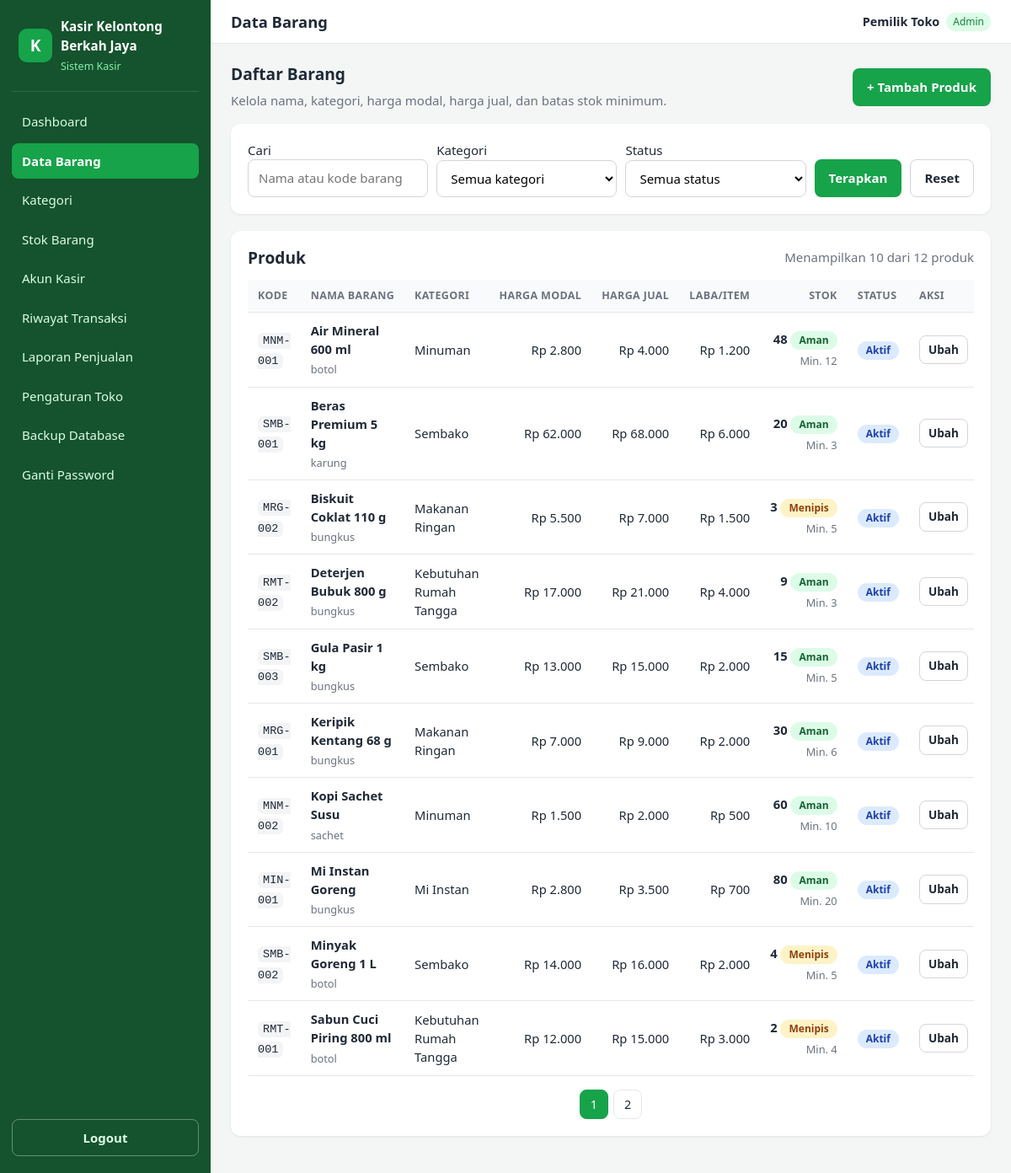
/admin/produk/index.php (signed in), run on the app's committed database.
### tables this page shows
CREATE TABLE users (
    id INT UNSIGNED NOT NULL AUTO_INCREMENT,
    username VARCHAR(50) NOT NULL,
    password VARCHAR(255) NOT NULL,  
    nama_lengkap VARCHAR(100) NOT NULL,
    role ENUM('admin', 'kasir') NOT NULL DEFAULT 'kasir',
    is_active TINYINT(1) NOT NULL DEFAULT 1,
    created_at DATETIME NOT NULL DEFAULT CURRENT_TIMESTAMP,
    updated_at DATETIME NULL ON UPDATE CURRENT_TIMESTAMP,
    PRIMARY KEY (id),
    CONSTRAINT uq_users_username UNIQUE (username)
);

CREATE TABLE products (
    id INT UNSIGNED NOT NULL AUTO_INCREMENT,
    kode_barang VARCHAR(30) NOT NULL,
    nama_barang VARCHAR(150) NOT NULL,
    category_id INT UNSIGNED NULL,
    satuan VARCHAR(20) NOT NULL DEFAULT 'pcs',
    harga_modal DECIMAL(12, 2) NOT NULL DEFAULT 0,
    harga_jual DECIMAL(12, 2) NOT NULL DEFAULT 0,
    stok INT NOT NULL DEFAULT 0,
    stok_minimum INT NOT NULL DEFAULT 5,
    is_active TINYINT(1) NOT NULL DEFAULT 1,
    created_at DATETIME NOT NULL DEFAULT CURRENT_TIMESTAMP,
    updated_at DATETIME NULL ON UPDATE CURRENT_TIMESTAMP,
    PRIMARY KEY (id),
    CONSTRAINT uq_products_kode UNIQUE (kode_barang),
    CONSTRAINT chk_products_harga CHECK (
        harga_modal >= 0
        AND harga_jual >= 0
    ),
    CONSTRAINT chk_products_stok CHECK (
        stok >= 0
        AND stok_minimum >= 0
    ),
    CONSTRAINT fk_products_category FOREIGN KEY (category_id) REFERENCES categories (id) ON DELETE SET NULL ON UPDATE CASCADE
);

CREATE TABLE categories (
    id INT UNSIGNED NOT NULL AUTO_INCREMENT,
    nama_kategori VARCHAR(100) NOT NULL,
    created_at DATETIME NOT NULL DEFAULT CURRENT_TIMESTAMP,
    PRIMARY KEY (id),
    CONSTRAINT uq_categories_nama UNIQUE (nama_kategori)
);

### config/database.php (called while the page is built, shortened)
<?php
function db(): PDO
{
    static $pdo = null;
    if ($pdo instanceof PDO) {
        return $pdo;
    }
    $dsn = 'mysql:host=' . DB_HOST . ';dbname=' . DB_NAME . ';charset=' . DB_CHARSET;
    $options = [
        PDO::ATTR_ERRMODE            => PDO::ERRMODE_EXCEPTION,
        PDO::ATTR_DEFAULT_FETCH_MODE => PDO::FETCH_ASSOC,
        PDO::ATTR_EMULATE_PREPARES   => false,
    ];
    try {
        $pdo = new PDO($dsn, DB_USER, DB_PASS, $options);
    } catch (PDOException $e) {
        error_log('[DB] Koneksi gagal: ' . $e->getMessage());
        http_response_code(500);
        exit('Koneksi database gagal. Pastikan MySQL di Laragon sudah berjalan dan pengaturan di config/database.php sudah benar.');
    }
    return $pdo;
}

### includes/auth.php (called while the page is built, shortened)
<?php
function current_user(): ?array
{
    static $cache = null;
    if ($cache !== null) {
        return $cache;
    }
    $id = $_SESSION['user_id'] ?? null;
    $stmt = db()->prepare(
        'SELECT id, username, nama_lengkap, role, is_active
           FROM users
          WHERE id = ?
          LIMIT 1'
    );
    $stmt->execute([(int) $id]);
    $row = $stmt->fetch();
    $cache = $row;
    return $cache;
}
function is_logged_in(): bool
{
    return current_user() !== null;
}
function require_login(): void
{
    if (!is_logged_in()) {
        $expired = !empty($_SESSION['session_expired']);
        unset($_SESSION['session_expired']);
        set_flash('info', $expired
            ? 'Sesi Anda berakhir karena tidak ada aktivitas. Silakan login kembali.'
            : 'Silakan login terlebih dahulu.');
        redirect('auth/login.php');
    }
}
function require_role(string ...$roles): void
{
    require_login();
}

### admin/produk/index.php (the view, shortened to what this page needs)
<?php
require_role(ROLE_ADMIN);
$pageTitle  = 'Data Barang';
$pdo         = db();
$perPage     = 10;
$q          = mb_substr(trim((string) ($_GET['q'] ?? '')), 0, 100);
$kategoriId = (int) ($_GET['kategori'] ?? 0);
$status     = (string) ($_GET['status'] ?? '');
$page = max(1, (int) ($_GET['page'] ?? 1));
$where  = ['1 = 1'];
$params = [];
$sqlDari = ' FROM products p
             LEFT JOIN categories k ON k.id = p.category_id
            WHERE ' . implode(' AND ', $where);
$stmt = $pdo->prepare('SELECT COUNT(*)' . $sqlDari);
$stmt->execute($params);
$total = (int) $stmt->fetchColumn();
$pg = paginate_info($total, $perPage, $page);
$stmt = $pdo->prepare(
    'SELECT p.*, k.nama_kategori' . $sqlDari
    . ' ORDER BY p.nama_barang ASC LIMIT ' . $pg['per_page'] . ' OFFSET ' . $pg['offset']
);
$stmt->execute($params);
$produkList = $stmt->fetchAll();
$queryFilter = array_filter([
    'q'        => $q,
    'kategori' => $kategoriId > 0 ? $kategoriId : '',
    'status'   => $status,
], fn ($v) => $v !== '');
require __DIR__ . '/../../includes/header.php';
?>
<div class="page-header">
    <div>
        <h2>Daftar Barang</h2>
        <p class="muted">Kelola nama, kategori, harga modal, harga jual, dan batas stok minimum.</p>
    </div>
    <a class="btn btn-primary" href="<?= e(url('admin/produk/form.php')) ?>">+ Tambah Produk</a>
</div>
<form method="get" action="<?= e(url('admin/produk/index.php')) ?>" class="card filter-bar">
    <div>
        <label for="q">Cari</label>
        <input type="text" id="q" name="q" value="<?= e($q) ?>" maxlength="100"
               placeholder="Nama atau kode barang">
    </div>
    <div>
        <label for="kategori">Kategori</label>
        <select id="kategori" name="kategori">
            <option value="">Semua kategori</option>
        </select>
    </div>
    <div>
        <label for="status">Status</label>
        <select id="status" name="status">
            <option value="" <?= $status === '' ? 'selected' : '' ?>>Semua status</option>
        </select>
    </div>
    <button type="submit" class="btn btn-primary">Terapkan</button>
    <a class="btn btn-secondary" href="<?= e(url('admin/produk/index.php')) ?>">Reset</a>
</form>
<section class="card">
    <div class="card-header">
        <h2>Produk</h2>
        <span class="muted">Menampilkan <?= count($produkList) ?> dari <?= $total ?> produk</span>
    </div>
    <?php if (empty($produkList)): ?>
        <div class="empty-state">
            Tidak ada produk yang cocok dengan filter.
            <?php if ($q !== '' || $kategoriId > 0 || $status !== ''): ?>
                <br><a href="<?= e(url('admin/produk/index.php')) ?>">Hapus semua filter</a>
            <?php endif; ?>
        </div>
    <?php else: ?>
        <div class="table-wrap">
            <table class="table">
                <thead>
                    <tr>
                        <th>Kode</th>
                        <th>Nama Barang</th>
                        <th>Kategori</th>
                        <th class="num">Harga Modal</th>
                        <th class="num">Harga Jual</th>
                        <th class="num">Laba/Item</th>
                        <th class="num">Stok</th>
                        <th>Status</th>
                        <th>Aksi</th>
                    </tr>
                </thead>
                <tbody>
                    <?php foreach ($produkList as $p):
                        $laba = (int) $p['harga_jual'] - (int) $p['harga_modal'];
                    ?>
                        <tr>
                            <td><code><?= e($p['kode_barang']) ?></code></td>
                            <td>
                                <strong><?= e($p['nama_barang']) ?></strong>
                                <div class="hint"><?= e($p['satuan']) ?></div>
                            </td>
                            <td><?= e($p['nama_kategori'] ?? '-') ?></td>
                            <td class="num"><?= e(rupiah($p['harga_modal'])) ?></td>
                            <td class="num"><?= e(rupiah($p['harga_jual'])) ?></td>
                            <td class="num"><?= e(rupiah($laba)) ?></td>
                            <td class="num">
                                <span class="stok-angka"><?= (int) $p['stok'] ?></span>
                                <?= badge_stok((int) $p['stok'], (int) $p['stok_minimum']) ?>
                                <div class="hint">Min. <?= (int) $p['stok_minimum'] ?></div>
                            </td>
                            <td>
                                <span class="badge badge-<?= (int) $p['is_active'] === 1 ? 'aktif' : 'nonaktif' ?>">
                                    <?= (int) $p['is_active'] === 1 ? 'Aktif' : 'Nonaktif' ?>
                                </span>
                            </td>
                            <td class="aksi">
                                <a class="btn btn-secondary btn-sm"
                                   href="<?= e(url('admin/produk/form.php?id=' . (int) $p['id'])) ?>">Ubah</a>
                            </td>
                        </tr>
                    <?php endforeach; ?>
                </tbody>
            </table>
        </div>
        <?php render_pagination('admin/produk/index.php', $queryFilter, $pg); ?>
    <?php endif; ?>
</section>
<?php require __DIR__ . '/../../includes/footer.php'; ?>

### includes/header.php (shortened to what this page needs)
<?php
$pageTitle  = $pageTitle ?? APP_NAME;
$user = current_user();
?>
<!DOCTYPE html>
<html lang="id">
<head>
    <link rel="stylesheet" href="<?= e(url('assets/css/style.css')) ?>">
</head>
<body>
<div class="app-layout">
    <?php require __DIR__ . '/sidebar.php'; ?>
    <div class="main-wrapper">
        <header class="topbar">
            <h1 class="topbar-title"><?= e($pageTitle) ?></h1>
            <div class="user-badge">
                <strong><?= e($user['nama_lengkap']) ?></strong>
                <span class="role-tag role-<?= e($user['role']) ?>"><?= e(ucfirst($user['role'])) ?></span>
            </div>
        </header>
        <main class="content">

### includes/functions.php (shortened to what this page needs)
<?php
function e(mixed $value): string
{
    return htmlspecialchars((string) $value, ENT_QUOTES | ENT_SUBSTITUTE, 'UTF-8');
}
function url(string $path = ''): string
{
    return APP_BASE_PATH . '/' . ltrim($path, '/');
}
function rupiah(float|int|string $angka): string
{
    return 'Rp ' . number_format((float) $angka, 0, ',', '.');
}
function status_stok(int $stok, int $stokMinimum): string
{
    if ($stok <= $stokMinimum) {
        return 'menipis';
    }
    return 'aman';
}
function badge_stok(int $stok, int $stokMinimum): string
{
    $status = status_stok($stok, $stokMinimum);
    $label  = ['habis' => 'Habis', 'menipis' => 'Menipis', 'aman' => 'Aman'][$status];
    return '<span class="badge badge-' . $status . '">' . e($label) . '</span>';
}
function paginate_info(int $total, int $perPage, int $page): array
{
    $totalPages = max(1, (int) ceil($total / $perPage));
    $page       = min(max(1, $page), $totalPages);
    return [
        'total'       => $total,
        'per_page'    => $perPage,
        'page'        => $page,
        'total_pages' => $totalPages,
        'offset'      => ($page - 1) * $perPage,
    ];
}
function render_pagination(string $path, array $query, array $pg): void
{
    echo '<nav class="pagination" aria-label="Halaman">';
    for ($i = 1; $i <= $pg['total_pages']; $i++) {
        $qs    = http_build_query(array_merge($query, ['page' => $i]));
        $class = $i === $pg['page'] ? 'page-link active' : 'page-link';
        echo '<a class="' . $class . '" href="' . e(url($path) . '?' . $qs) . '">' . $i . '</a>';
    }
    echo '</nav>';
}

### assets/css/style.css (style rules this page uses)
:root { --primary: #16a34a; --primary-dark: #15803d; --sidebar-bg: #14532d; --bg: #f3f6f4; --card: #ffffff; --text: #1f2937; --muted: #6b7280; --border: #e5e7eb; --danger: #dc2626; --warning: #d97706; --info: #2563eb; --radius: 12px; --shadow: 0 1px 3px rgba(0, 0, 0, .08); }
* { box-sizing: border-box; }
body { margin: 0; font-family: system-ui, -apple-system, "Segoe UI", Roboto, sans-serif; background: var(--bg); color: var(--text); font-size: 15px; line-height: 1.5; }
h1, h2, h3 { margin: 0 0 .5rem; line-height: 1.25; }
h1 { font-size: 1.4rem; }
h2 { font-size: 1.2rem; }
.muted { color: var(--muted); }
.app-layout { display: flex; min-height: 100vh; }
.main-wrapper { margin-left: 250px; flex: 1; min-width: 0; }
.topbar { background: var(--card); border-bottom: 1px solid var(--border); padding: 14px 24px; display: flex; align-items: center; gap: 14px; position: sticky; top: 0; z-index: 30; }
.topbar-title { flex: 1; margin: 0; font-size: 1.15rem; }
.user-badge { display: flex; align-items: center; gap: 8px; font-size: .9rem; }
.role-tag { font-size: .75rem; padding: 2px 8px; border-radius: 999px; background: #dcfce7; color: var(--primary-dark); }
.content { padding: 24px; }
.card { background: var(--card); border-radius: var(--radius); box-shadow: var(--shadow); padding: 20px; margin-bottom: 20px; }
input, select, textarea { width: 100%; padding: 10px 12px; border: 1px solid #d1d5db; border-radius: 8px; font: inherit; background: #fff; }
.btn { display: inline-flex; align-items: center; justify-content: center; gap: 6px; padding: 10px 16px; border-radius: 8px; border: 1px solid transparent; font: inherit; font-weight: 600; cursor: pointer; text-decoration: none; transition: background .15s, opacity .15s; }
.btn-primary { background: var(--primary); color: #fff; }
.page-header { display: flex; align-items: center; justify-content: space-between; gap: 12px; flex-wrap: wrap; margin-bottom: 16px; }
.page-header p { margin: 0; }
.card-header { display: flex; justify-content: space-between; align-items: center; gap: 10px; flex-wrap: wrap; margin-bottom: 14px; }
.card-header h2 { margin: 0; }
.filter-bar { display: flex; flex-wrap: wrap; gap: 10px; align-items: flex-end; }
.filter-bar>div { flex: 1 1 160px; }
.filter-bar .btn { flex: 0 0 auto; }
.table-wrap { overflow-x: auto; }
.table { width: 100%; border-collapse: collapse; font-size: .92rem; }
.table th, .table td { padding: 10px 12px; border-bottom: 1px solid var(--border); text-align: left; vertical-align: middle; }
.table th { background: #f9fafb; font-weight: 600; color: var(--muted); font-size: .78rem; text-transform: uppercase; letter-spacing: .03em; white-space: nowrap; }
.table .num { text-align: right; white-space: nowrap; }
.table .aksi { white-space: nowrap; }
.table .aksi>* { margin-right: 6px; }
.table code { font-size: .85rem; background: #f3f4f6; padding: 2px 6px; border-radius: 6px; }
.stok-angka { font-weight: 700; }
.badge { display: inline-block; padding: 2px 10px; border-radius: 999px; font-size: .75rem; font-weight: 600; white-space: nowrap; }
.badge-aman { background: #dcfce7; color: #166534; }
.badge-menipis { background: #fef3c7; color: #92400e; }
.badge-aktif { background: #dbeafe; color: #1e40af; }
.hint { font-size: .8rem; color: var(--muted); margin-top: 4px; }
.btn-secondary { background: #fff; color: var(--text); border-color: #d1d5db; }
.btn-sm { padding: 6px 10px; font-size: .85rem; }
.pagination { display: flex; gap: 6px; flex-wrap: wrap; justify-content: center; margin-top: 16px; }
.page-link { padding: 6px 12px; border: 1px solid var(--border); border-radius: 8px; text-decoration: none; color: var(--text); background: #fff; font-size: .9rem; }
.page-link.active { background: var(--primary); color: #fff; border-color: var(--primary); }
.table-wrap { -webkit-overflow-scrolling: touch; }
.table td, .table th { max-width: 320px; }

### data on the page
users: nama_lengkap "Pemilik Toko", role "Admin"
products: kode_barang "MNM-001", nama_barang "Air Mineral 600 ml", satuan "botol", category.nama_kategori "Minuman", harga_modal "Rp 2.800", harga_jual "Rp 4.000", rupiah($laba) "Rp 1.200", stok "48", label "Aman", stok_minimum "12", is_active "Aktif"
products: kode_barang "SMB-001", nama_barang "Beras Premium 5 kg", satuan "karung", category.nama_kategori "Sembako", harga_modal "Rp 62.000", harga_jual "Rp 68.000", rupiah($laba) "Rp 6.000", stok "20", label "Aman", stok_minimum "3", is_active "Aktif"
products: kode_barang "MRG-002", nama_barang "Biskuit Coklat 110 g", satuan "bungkus", category.nama_kategori "Makanan Ringan", harga_modal "Rp 5.500", harga_jual "Rp 7.000", rupiah($laba) "Rp 1.500", stok "3", label "Menipis", stok_minimum "5", is_active "Aktif"
products: kode_barang "RMT-002", nama_barang "Deterjen Bubuk 800 g", satuan "bungkus", category.nama_kategori "Kebutuhan Rumah Tangga", harga_modal "Rp 17.000", harga_jual "Rp 21.000", rupiah($laba) "Rp 4.000", stok "9", label "Aman", stok_minimum "3", is_active "Aktif"
products: kode_barang "SMB-003", nama_barang "Gula Pasir 1 kg", satuan "bungkus", category.nama_kategori "Sembako", harga_modal "Rp 13.000", harga_jual "Rp 15.000", rupiah($laba) "Rp 2.000", stok "15", label "Aman", stok_minimum "5", is_active "Aktif"
products: kode_barang "MRG-001", nama_barang "Keripik Kentang 68 g", satuan "bungkus", category.nama_kategori "Makanan Ringan", harga_modal "Rp 7.000", harga_jual "Rp 9.000", rupiah($laba) "Rp 2.000", stok "30", label "Aman", stok_minimum "6", is_active "Aktif"
products: kode_barang "MNM-002", nama_barang "Kopi Sachet Susu", satuan "sachet", category.nama_kategori "Minuman", harga_modal "Rp 1.500", harga_jual "Rp 2.000", rupiah($laba) "Rp 500", stok "60", label "Aman", stok_minimum "10", is_active "Aktif"
products: kode_barang "MIN-001", nama_barang "Mi Instan Goreng", satuan "bungkus", category.nama_kategori "Mi Instan", harga_modal "Rp 2.800", harga_jual "Rp 3.500", rupiah($laba) "Rp 700", stok "80", label "Aman", stok_minimum "20", is_active "Aktif"
products: kode_barang "SMB-002", nama_barang "Minyak Goreng 1 L", satuan "botol", category.nama_kategori "Sembako", harga_modal "Rp 14.000", harga_jual "Rp 16.000", rupiah($laba) "Rp 2.000", stok "4", label "Menipis", stok_minimum "5", is_active "Aktif"
products: kode_barang "RMT-001", nama_barang "Sabun Cuci Piring 800 ml", satuan "botol", category.nama_kategori "Kebutuhan Rumah Tangga", harga_modal "Rp 12.000", harga_jual "Rp 15.000", rupiah($laba) "Rp 3.000", stok "2", label "Menipis", stok_minimum "4", is_active "Aktif"

### other printed values
APP_NAME "Kasir Kelontong Berkah Jaya"
$label "Dashboard"
$label "Data Barang"
$label "Kategori"
$label "Stok Barang"
$label "Akun Kasir"
$label "Riwayat Transaksi"
$label "Laporan Penjualan"
$label "Pengaturan Toko"
$label "Backup Database"
$pageTitle "Data Barang"
count($produkList) "10"
$total "12"
